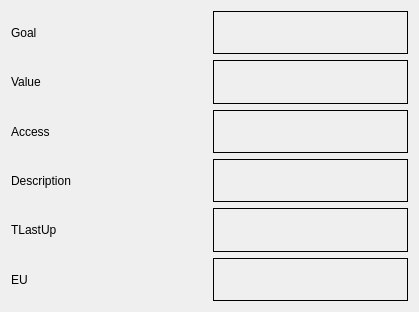
<?xml version="1.0" encoding="UTF-8"?>
<ui version="4.0">
 <class>Form</class>
 <widget class="QWidget" name="Form">
  <property name="geometry">
   <rect>
    <x>0</x>
    <y>0</y>
    <width>419</width>
    <height>312</height>
   </rect>
  </property>
  <property name="windowTitle">
   <string>Form</string>
  </property>
  <layout class="QGridLayout" name="gridLayout">
   <item row="0" column="0">
    <layout class="QVBoxLayout" name="verticalLayout">
     <item>
      <layout class="QHBoxLayout" name="horizontalLayout">
       <item>
        <widget class="QLabel" name="label">
         <property name="text">
          <string>Goal</string>
         </property>
        </widget>
       </item>
       <item>
        <widget class="PyDMLabel" name="goal">
         <property name="toolTip">
          <string/>
         </property>
         <property name="frameShape">
          <enum>QFrame::Box</enum>
         </property>
         <property name="precision" stdset="0">
          <number>0</number>
         </property>
         <property name="showUnits" stdset="0">
          <bool>false</bool>
         </property>
         <property name="precisionFromPV" stdset="0">
          <bool>true</bool>
         </property>
         <property name="alarmSensitiveContent" stdset="0">
          <bool>false</bool>
         </property>
         <property name="alarmSensitiveBorder" stdset="0">
          <bool>true</bool>
         </property>
         <property name="PyDMToolTip" stdset="0">
          <string/>
         </property>
         <property name="channel" stdset="0">
          <string/>
         </property>
         <property name="enableRichText" stdset="0">
          <bool>false</bool>
         </property>
        </widget>
       </item>
      </layout>
     </item>
     <item>
      <layout class="QHBoxLayout" name="horizontalLayout_4">
       <item>
        <widget class="QLabel" name="label_2">
         <property name="text">
          <string>Value</string>
         </property>
        </widget>
       </item>
       <item>
        <widget class="PyDMLabel" name="value">
         <property name="toolTip">
          <string/>
         </property>
         <property name="frameShape">
          <enum>QFrame::Box</enum>
         </property>
         <property name="precision" stdset="0">
          <number>0</number>
         </property>
         <property name="showUnits" stdset="0">
          <bool>false</bool>
         </property>
         <property name="precisionFromPV" stdset="0">
          <bool>true</bool>
         </property>
         <property name="alarmSensitiveContent" stdset="0">
          <bool>false</bool>
         </property>
         <property name="alarmSensitiveBorder" stdset="0">
          <bool>true</bool>
         </property>
         <property name="PyDMToolTip" stdset="0">
          <string/>
         </property>
         <property name="channel" stdset="0">
          <string/>
         </property>
         <property name="enableRichText" stdset="0">
          <bool>false</bool>
         </property>
        </widget>
       </item>
      </layout>
     </item>
     <item>
      <layout class="QHBoxLayout" name="horizontalLayout_5">
       <item>
        <widget class="QLabel" name="label_3">
         <property name="text">
          <string>Access</string>
         </property>
        </widget>
       </item>
       <item>
        <widget class="PyDMLabel" name="access">
         <property name="toolTip">
          <string/>
         </property>
         <property name="frameShape">
          <enum>QFrame::Box</enum>
         </property>
         <property name="precision" stdset="0">
          <number>0</number>
         </property>
         <property name="showUnits" stdset="0">
          <bool>false</bool>
         </property>
         <property name="precisionFromPV" stdset="0">
          <bool>true</bool>
         </property>
         <property name="alarmSensitiveContent" stdset="0">
          <bool>false</bool>
         </property>
         <property name="alarmSensitiveBorder" stdset="0">
          <bool>true</bool>
         </property>
         <property name="PyDMToolTip" stdset="0">
          <string/>
         </property>
         <property name="channel" stdset="0">
          <string/>
         </property>
         <property name="enableRichText" stdset="0">
          <bool>false</bool>
         </property>
        </widget>
       </item>
      </layout>
     </item>
     <item>
      <layout class="QHBoxLayout" name="horizontalLayout_6">
       <item>
        <widget class="QLabel" name="label_4">
         <property name="text">
          <string>Description</string>
         </property>
        </widget>
       </item>
       <item>
        <widget class="PyDMLabel" name="description">
         <property name="toolTip">
          <string/>
         </property>
         <property name="frameShape">
          <enum>QFrame::Box</enum>
         </property>
         <property name="precision" stdset="0">
          <number>0</number>
         </property>
         <property name="showUnits" stdset="0">
          <bool>false</bool>
         </property>
         <property name="precisionFromPV" stdset="0">
          <bool>true</bool>
         </property>
         <property name="alarmSensitiveContent" stdset="0">
          <bool>false</bool>
         </property>
         <property name="alarmSensitiveBorder" stdset="0">
          <bool>true</bool>
         </property>
         <property name="PyDMToolTip" stdset="0">
          <string/>
         </property>
         <property name="channel" stdset="0">
          <string/>
         </property>
         <property name="enableRichText" stdset="0">
          <bool>false</bool>
         </property>
        </widget>
       </item>
      </layout>
     </item>
     <item>
      <layout class="QHBoxLayout" name="horizontalLayout_7">
       <item>
        <widget class="QLabel" name="label_5">
         <property name="text">
          <string>TLastUp</string>
         </property>
        </widget>
       </item>
       <item>
        <widget class="PyDMLabel" name="tlastup">
         <property name="toolTip">
          <string/>
         </property>
         <property name="frameShape">
          <enum>QFrame::Box</enum>
         </property>
         <property name="precision" stdset="0">
          <number>0</number>
         </property>
         <property name="showUnits" stdset="0">
          <bool>false</bool>
         </property>
         <property name="precisionFromPV" stdset="0">
          <bool>true</bool>
         </property>
         <property name="alarmSensitiveContent" stdset="0">
          <bool>false</bool>
         </property>
         <property name="alarmSensitiveBorder" stdset="0">
          <bool>true</bool>
         </property>
         <property name="PyDMToolTip" stdset="0">
          <string/>
         </property>
         <property name="channel" stdset="0">
          <string/>
         </property>
         <property name="enableRichText" stdset="0">
          <bool>false</bool>
         </property>
        </widget>
       </item>
      </layout>
     </item>
     <item>
      <layout class="QHBoxLayout" name="horizontalLayout_8">
       <item>
        <widget class="QLabel" name="label_6">
         <property name="text">
          <string>EU</string>
         </property>
        </widget>
       </item>
       <item>
        <widget class="PyDMLabel" name="eu">
         <property name="toolTip">
          <string/>
         </property>
         <property name="frameShape">
          <enum>QFrame::Box</enum>
         </property>
         <property name="precision" stdset="0">
          <number>0</number>
         </property>
         <property name="showUnits" stdset="0">
          <bool>false</bool>
         </property>
         <property name="precisionFromPV" stdset="0">
          <bool>true</bool>
         </property>
         <property name="alarmSensitiveContent" stdset="0">
          <bool>false</bool>
         </property>
         <property name="alarmSensitiveBorder" stdset="0">
          <bool>true</bool>
         </property>
         <property name="PyDMToolTip" stdset="0">
          <string/>
         </property>
         <property name="channel" stdset="0">
          <string/>
         </property>
         <property name="enableRichText" stdset="0">
          <bool>false</bool>
         </property>
        </widget>
       </item>
      </layout>
     </item>
    </layout>
   </item>
  </layout>
 </widget>
 <customwidgets>
  <customwidget>
   <class>PyDMLabel</class>
   <extends>QLabel</extends>
   <header>pydm.widgets.label</header>
  </customwidget>
 </customwidgets>
 <resources/>
 <connections/>
</ui>
